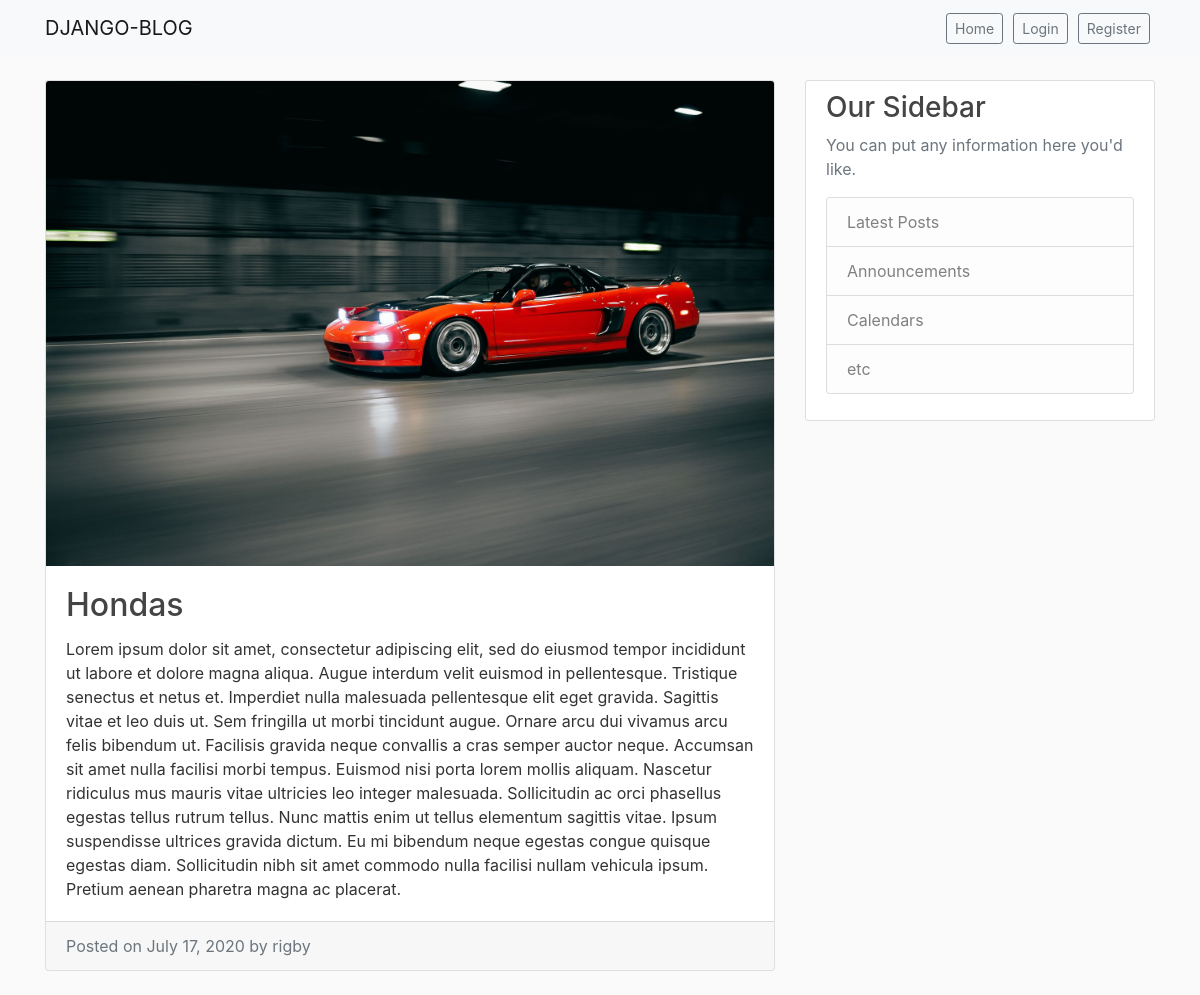
The app's page /post/29/, older data.
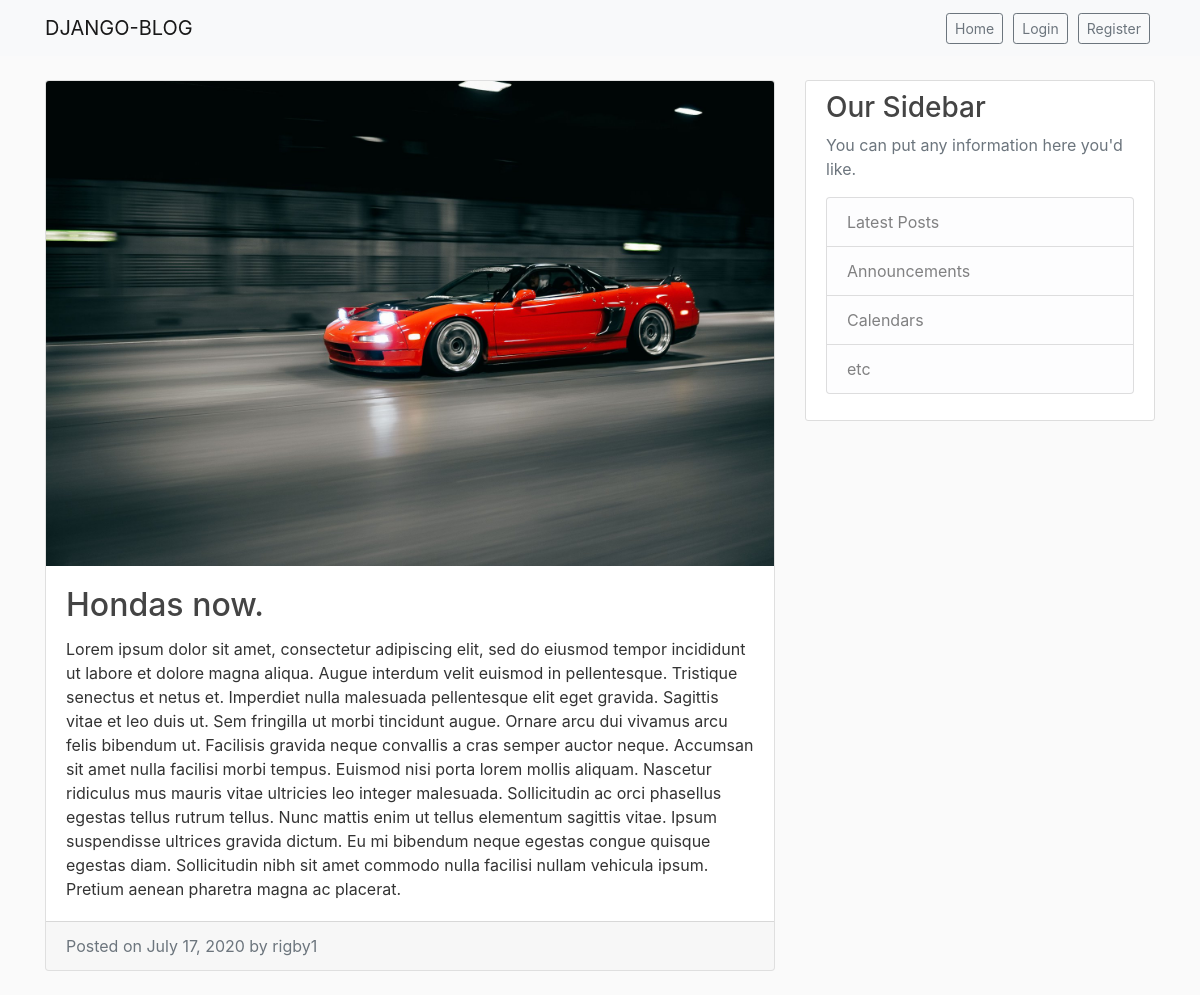
The same page, newer data.
### blog/models.py (models this page shows, shortened)
class Post(models.Model):
    title = models.CharField(max_length=100)
    content = models.TextField()
    date_posted = models.DateTimeField(default=timezone.now)
    author = models.ForeignKey(CustomUser, on_delete=models.CASCADE)
    image = models.ImageField(default='default-blog.jpg', upload_to='blog_pics')

### users/models.py (models this page shows, shortened)
class CustomUser(AbstractUser):
    username = models.CharField(max_length=100, unique=True)
    email = models.EmailField(verbose_name="email", max_length=100, unique=True)
    USERNAME_FIELD = 'email'
    REQUIRED_FIELDS = ['username']
    objects = CustomUserManager()

### blog/views.py (the view)
# urls.py: path('post/<int:pk>/', PostDetailView.as_view(), name='post-detail'),
class PostDetailView(DetailView):
    model = Post

### blog/templates/blog/post_detail.html (shortened to what this page needs)
{% extends "base.html" %}
{% load static %}
{% block content %}
    <div class="card mb-4">
          <img class="card-img-top" src="{{ object.image.url }}" alt="Card image cap">
          <div class="card-body">
            <h2 class="card-title">{{ object.title }}</h2>
            <p class="card-text">{{ object.content }}</p>
          </div>
        <div class="card-footer text-muted">
            Posted on {{ object.date_posted|date:"F d, Y" }} by
                {{ object.author.username }}</a>
          </div>
        </div>
{% endblock content %}

Row changes from the older to the newer data that the page shows:
changed Post: title "Hondas" → "Hondas now."; author.username "rigby" → "rigby1"
